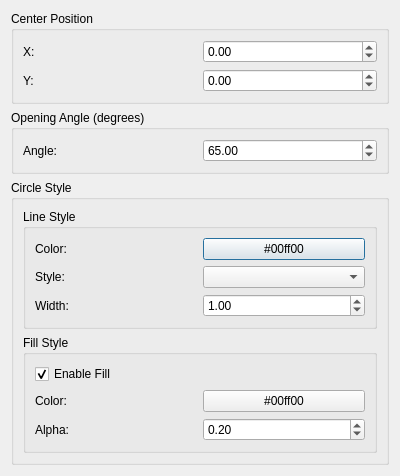
<?xml version="1.0" encoding="UTF-8"?>
<ui version="4.0">
 <class>pinhole_cutoff_editor</class>
 <widget class="QDialog" name="pinhole_cutoff_editor">
  <property name="geometry">
   <rect>
    <x>0</x>
    <y>0</y>
    <width>400</width>
    <height>450</height>
   </rect>
  </property>
  <property name="windowTitle">
   <string>Pinhole Cutoff Configuration</string>
  </property>
  <layout class="QVBoxLayout" name="verticalLayout">
   <item>
    <widget class="QGroupBox" name="center_group">
     <property name="title">
      <string>Center Position</string>
     </property>
     <layout class="QGridLayout" name="gridLayout_center">
      <item row="0" column="0">
       <widget class="QLabel" name="center_x_label">
        <property name="text">
         <string>X:</string>
        </property>
       </widget>
      </item>
      <item row="0" column="1">
       <widget class="ScientificDoubleSpinBox" name="center_x">
        <property name="keyboardTracking">
         <bool>false</bool>
        </property>
        <property name="decimals">
         <number>2</number>
        </property>
        <property name="minimum">
         <double>-10000.000000000000000</double>
        </property>
        <property name="maximum">
         <double>10000.000000000000000</double>
        </property>
        <property name="value">
         <double>0.000000000000000</double>
        </property>
       </widget>
      </item>
      <item row="1" column="0">
       <widget class="QLabel" name="center_y_label">
        <property name="text">
         <string>Y:</string>
        </property>
       </widget>
      </item>
      <item row="1" column="1">
       <widget class="ScientificDoubleSpinBox" name="center_y">
        <property name="keyboardTracking">
         <bool>false</bool>
        </property>
        <property name="decimals">
         <number>2</number>
        </property>
        <property name="minimum">
         <double>-10000.000000000000000</double>
        </property>
        <property name="maximum">
         <double>10000.000000000000000</double>
        </property>
        <property name="value">
         <double>0.000000000000000</double>
        </property>
       </widget>
      </item>
     </layout>
    </widget>
   </item>
   <item>
    <widget class="QGroupBox" name="angle_group">
     <property name="title">
      <string>Opening Angle (degrees)</string>
     </property>
     <layout class="QGridLayout" name="gridLayout_angle">
      <item row="0" column="0">
       <widget class="QLabel" name="opening_angle_label">
        <property name="text">
         <string>Angle:</string>
        </property>
       </widget>
      </item>
      <item row="0" column="1">
       <widget class="ScientificDoubleSpinBox" name="opening_angle">
        <property name="keyboardTracking">
         <bool>false</bool>
        </property>
        <property name="decimals">
         <number>2</number>
        </property>
        <property name="minimum">
         <double>0.100000000000000</double>
        </property>
        <property name="maximum">
         <double>180.000000000000000</double>
        </property>
        <property name="value">
         <double>65.000000000000000</double>
        </property>
       </widget>
      </item>
     </layout>
    </widget>
   </item>
   <item>
    <widget class="QGroupBox" name="style_group">
     <property name="title">
      <string>Circle Style</string>
     </property>
     <layout class="QVBoxLayout" name="verticalLayout_style">
      <item>
       <widget class="QGroupBox" name="line_style_group">
        <property name="title">
         <string>Line Style</string>
        </property>
        <layout class="QGridLayout" name="gridLayout_line">
         <item row="0" column="0">
          <widget class="QLabel" name="line_color_label">
           <property name="text">
            <string>Color:</string>
           </property>
          </widget>
         </item>
         <item row="0" column="1">
          <widget class="QPushButton" name="line_color">
           <property name="text">
            <string>#00ff00</string>
           </property>
          </widget>
         </item>
         <item row="1" column="0">
          <widget class="QLabel" name="line_style_label">
           <property name="text">
            <string>Style:</string>
           </property>
          </widget>
         </item>
         <item row="1" column="1">
          <widget class="QComboBox" name="line_style"/>
         </item>
         <item row="2" column="0">
          <widget class="QLabel" name="line_width_label">
           <property name="text">
            <string>Width:</string>
           </property>
          </widget>
         </item>
         <item row="2" column="1">
          <widget class="ScientificDoubleSpinBox" name="line_width">
           <property name="keyboardTracking">
            <bool>false</bool>
           </property>
           <property name="decimals">
            <number>2</number>
           </property>
           <property name="minimum">
            <double>0.100000000000000</double>
           </property>
           <property name="maximum">
            <double>20.000000000000000</double>
           </property>
           <property name="value">
            <double>1.000000000000000</double>
           </property>
          </widget>
         </item>
        </layout>
       </widget>
      </item>
      <item>
       <widget class="QGroupBox" name="fill_style_group">
        <property name="title">
         <string>Fill Style</string>
        </property>
        <layout class="QGridLayout" name="gridLayout_fill">
         <item row="0" column="0" colspan="2">
          <widget class="QCheckBox" name="fill_enabled">
           <property name="text">
            <string>Enable Fill</string>
           </property>
           <property name="checked">
            <bool>true</bool>
           </property>
          </widget>
         </item>
         <item row="1" column="0">
          <widget class="QLabel" name="fill_color_label">
           <property name="text">
            <string>Color:</string>
           </property>
          </widget>
         </item>
         <item row="1" column="1">
          <widget class="QPushButton" name="fill_color">
           <property name="text">
            <string>#00ff00</string>
           </property>
          </widget>
         </item>
         <item row="2" column="0">
          <widget class="QLabel" name="fill_alpha_label">
           <property name="text">
            <string>Alpha:</string>
           </property>
          </widget>
         </item>
         <item row="2" column="1">
          <widget class="QDoubleSpinBox" name="fill_alpha">
           <property name="keyboardTracking">
            <bool>false</bool>
           </property>
           <property name="decimals">
            <number>2</number>
           </property>
           <property name="minimum">
            <double>0.000000000000000</double>
           </property>
           <property name="maximum">
            <double>1.000000000000000</double>
           </property>
           <property name="singleStep">
            <double>0.050000000000000</double>
           </property>
           <property name="value">
            <double>0.200000000000000</double>
           </property>
          </widget>
         </item>
        </layout>
       </widget>
      </item>
     </layout>
    </widget>
   </item>
   <item>
    <spacer name="verticalSpacer">
     <property name="orientation">
      <enum>Qt::Vertical</enum>
     </property>
     <property name="sizeHint" stdset="0">
      <size>
       <width>20</width>
       <height>40</height>
      </size>
     </property>
    </spacer>
   </item>
  </layout>
 </widget>
 <customwidgets>
  <customwidget>
   <class>ScientificDoubleSpinBox</class>
   <extends>QDoubleSpinBox</extends>
   <header>hexrdgui.scientificspinbox</header>
  </customwidget>
 </customwidgets>
 <resources/>
 <connections/>
</ui>
